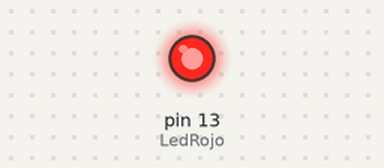
Simulated run of this sketch. Board: Arduino Uno, built with avr-gcc and run on an emulated ATmega328P. Parts: output pins drawn as LEDs (lit = HIGH).

Above: at 0.75 s.
At 10.5 s:
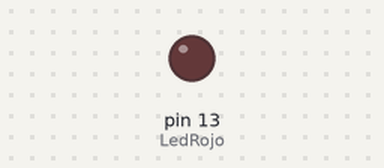
Timing chart, 0 to 14.3 s (numbered marks = the images above):
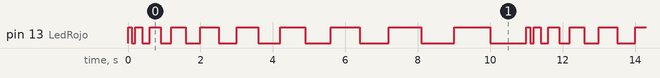

Measured:
- by itself, pin 13 (LedRojo): repeats every 11.0 s: LOW 0.10 s, HIGH 0.20 s, LOW 0.20 s, HIGH 0.30 s, LOW 0.30 s, HIGH 0.40 s, LOW 0.40 s, HIGH 0.50 s, LOW 0.50 s, HIGH 0.60 s, LOW 0.60 s, HIGH 0.70 s, LOW 0.70 s, HIGH 0.80 s, LOW 0.80 s, HIGH 0.90 s, LOW 0.90 s, HIGH 1.0 s, LOW 1.0 s, HIGH 0.10 s
- by itself, everything shown: repeats every 11.0 s, in 20 steps

The sketch:

Act_1_Sist_Proc_de_Datos.ino
```cpp
int LedRojo = 13;

  void setup()
{
  pinMode(LedRojo, OUTPUT);
}

void loop()
{
  digitalWrite(LedRojo, HIGH);
  delay(100);
  digitalWrite(LedRojo, LOW);
  delay(100);
  digitalWrite(LedRojo, HIGH);
  delay(200);
  digitalWrite(LedRojo, LOW);
  delay(200);
  digitalWrite(LedRojo, HIGH);
  delay(300);
  digitalWrite(LedRojo, LOW);
  delay(300);
  digitalWrite(LedRojo, HIGH);
  delay(400);
  digitalWrite(LedRojo, LOW);
  delay(400);
  digitalWrite(LedRojo, HIGH);
  delay(500);
  digitalWrite(LedRojo, LOW);
  delay(500);
  digitalWrite(LedRojo, HIGH);
  delay(600);
  digitalWrite(LedRojo, LOW);
  delay(600);
  digitalWrite(LedRojo, HIGH);
  delay(700);
  digitalWrite(LedRojo, LOW);
  delay(700);
  digitalWrite(LedRojo, HIGH);
  delay(800);
  digitalWrite(LedRojo, LOW);
  delay(800);
  digitalWrite(LedRojo, HIGH);
  delay(900);
  digitalWrite(LedRojo, LOW);
  delay(900);
  digitalWrite(LedRojo, HIGH);
  delay(1000);
  digitalWrite(LedRojo, LOW);
  delay(1000);
}
```
